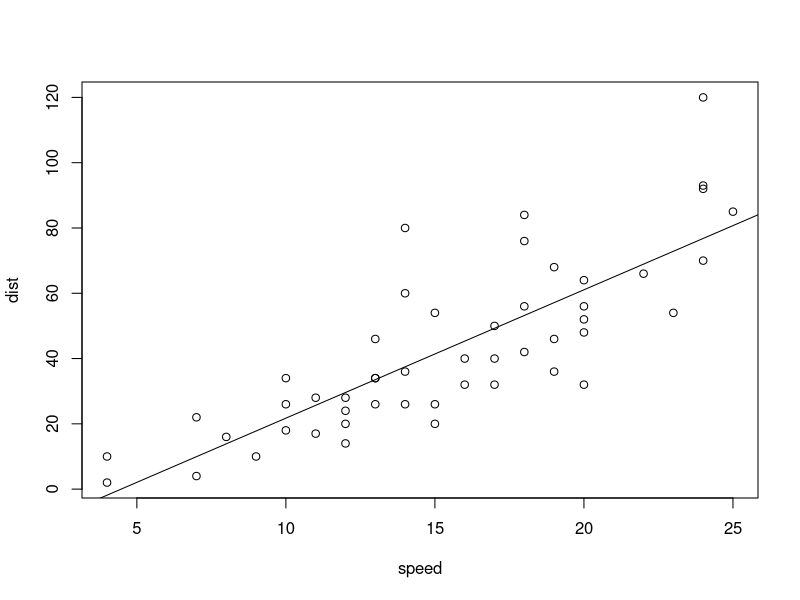
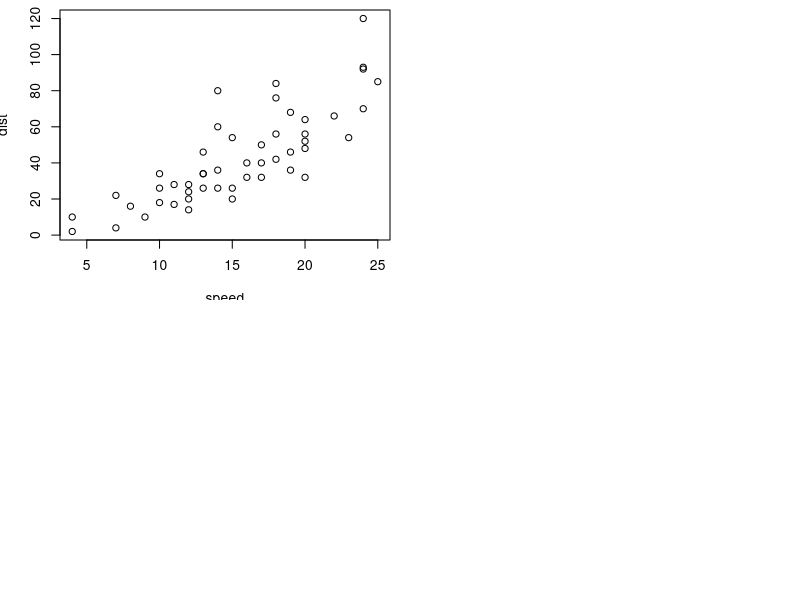
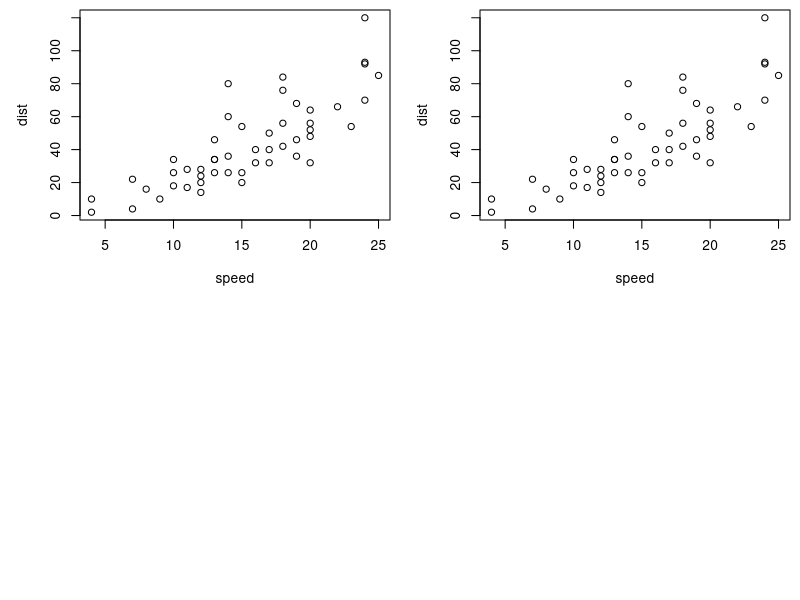
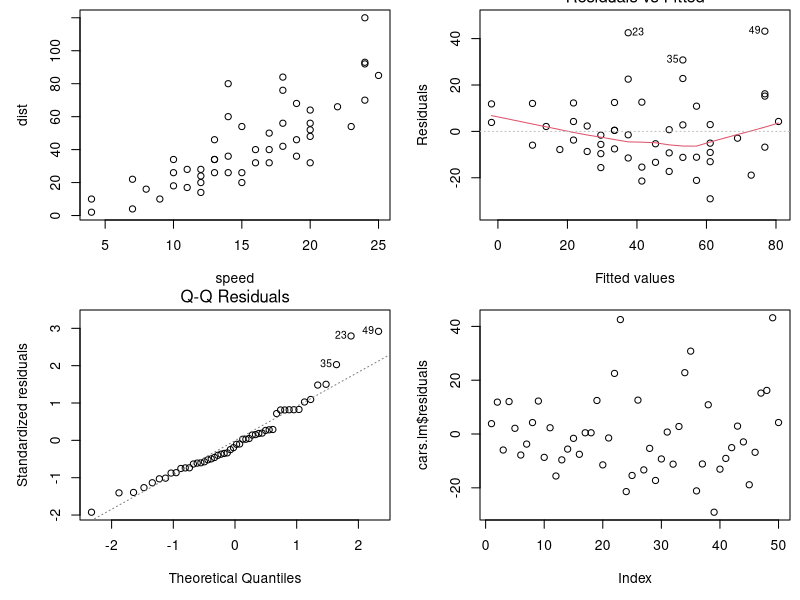

These charts were generated, in order, by the following R code: (Note: this script raises an error after producing the figures.)
cars.lm <- lm(dist ~ speed, data = cars)

plot(dist ~ speed, data=cars)
cars.lm <- lm(dist ~ speed, data=cars)
abline(cars.lm)
summary(cars.lm)
confint(cars.lm)
predict(cars.lm, data.frame(speed = 15), interval="prediction")
predict(cars.lm, data.frame(speed = 15), interval="confidence")
par(mfrow=c(2,2), mai=c(0.6,0.6,0.1,0.1))
plot(dist ~ speed, data=cars)
par(mfrow=c(2,2), mai=c(0.8,0.8,0.1,0.1))
plot(dist ~ speed, data=cars)
plot(dist ~ speed, data=cars)
par(mfrow=c(2,2), mai=c(0.8,0.8,0.1,0.1))
plot(dist ~ speed, data=cars)
plot(cars.lm, which=1:2)
plot(cars.lm$residuals)
summary(cars.lm)
confint(cars.lm)
predict(cars.lm, data.frame(speed = 15), interval="prediction")
predict(cars.lm, data.frame(speed = 15), interval="confidence")



boxCox(cars.lm)

boxCox(cars.lm, lambda = seq(0,4,.1))

lob.lm <- lm(height ~ age, data = Loblolly)

boxCox(lob.lm, lambda = seq(1,2,.1))
plot(height^1.3 ~ age, data = Loblolly)
lob.lm.1.3 <- lm(height^1.3 ~ age, data = Loblolly)
abline(lob.lm.1.3)
summary(lob.lm.1.3)

plot(height ~ age, data  = Loblolly)
b <- coef(lob.lm.1.3)
b
curve((b[1] +b[2]*x)^(1/1.3), add = TRUE)
